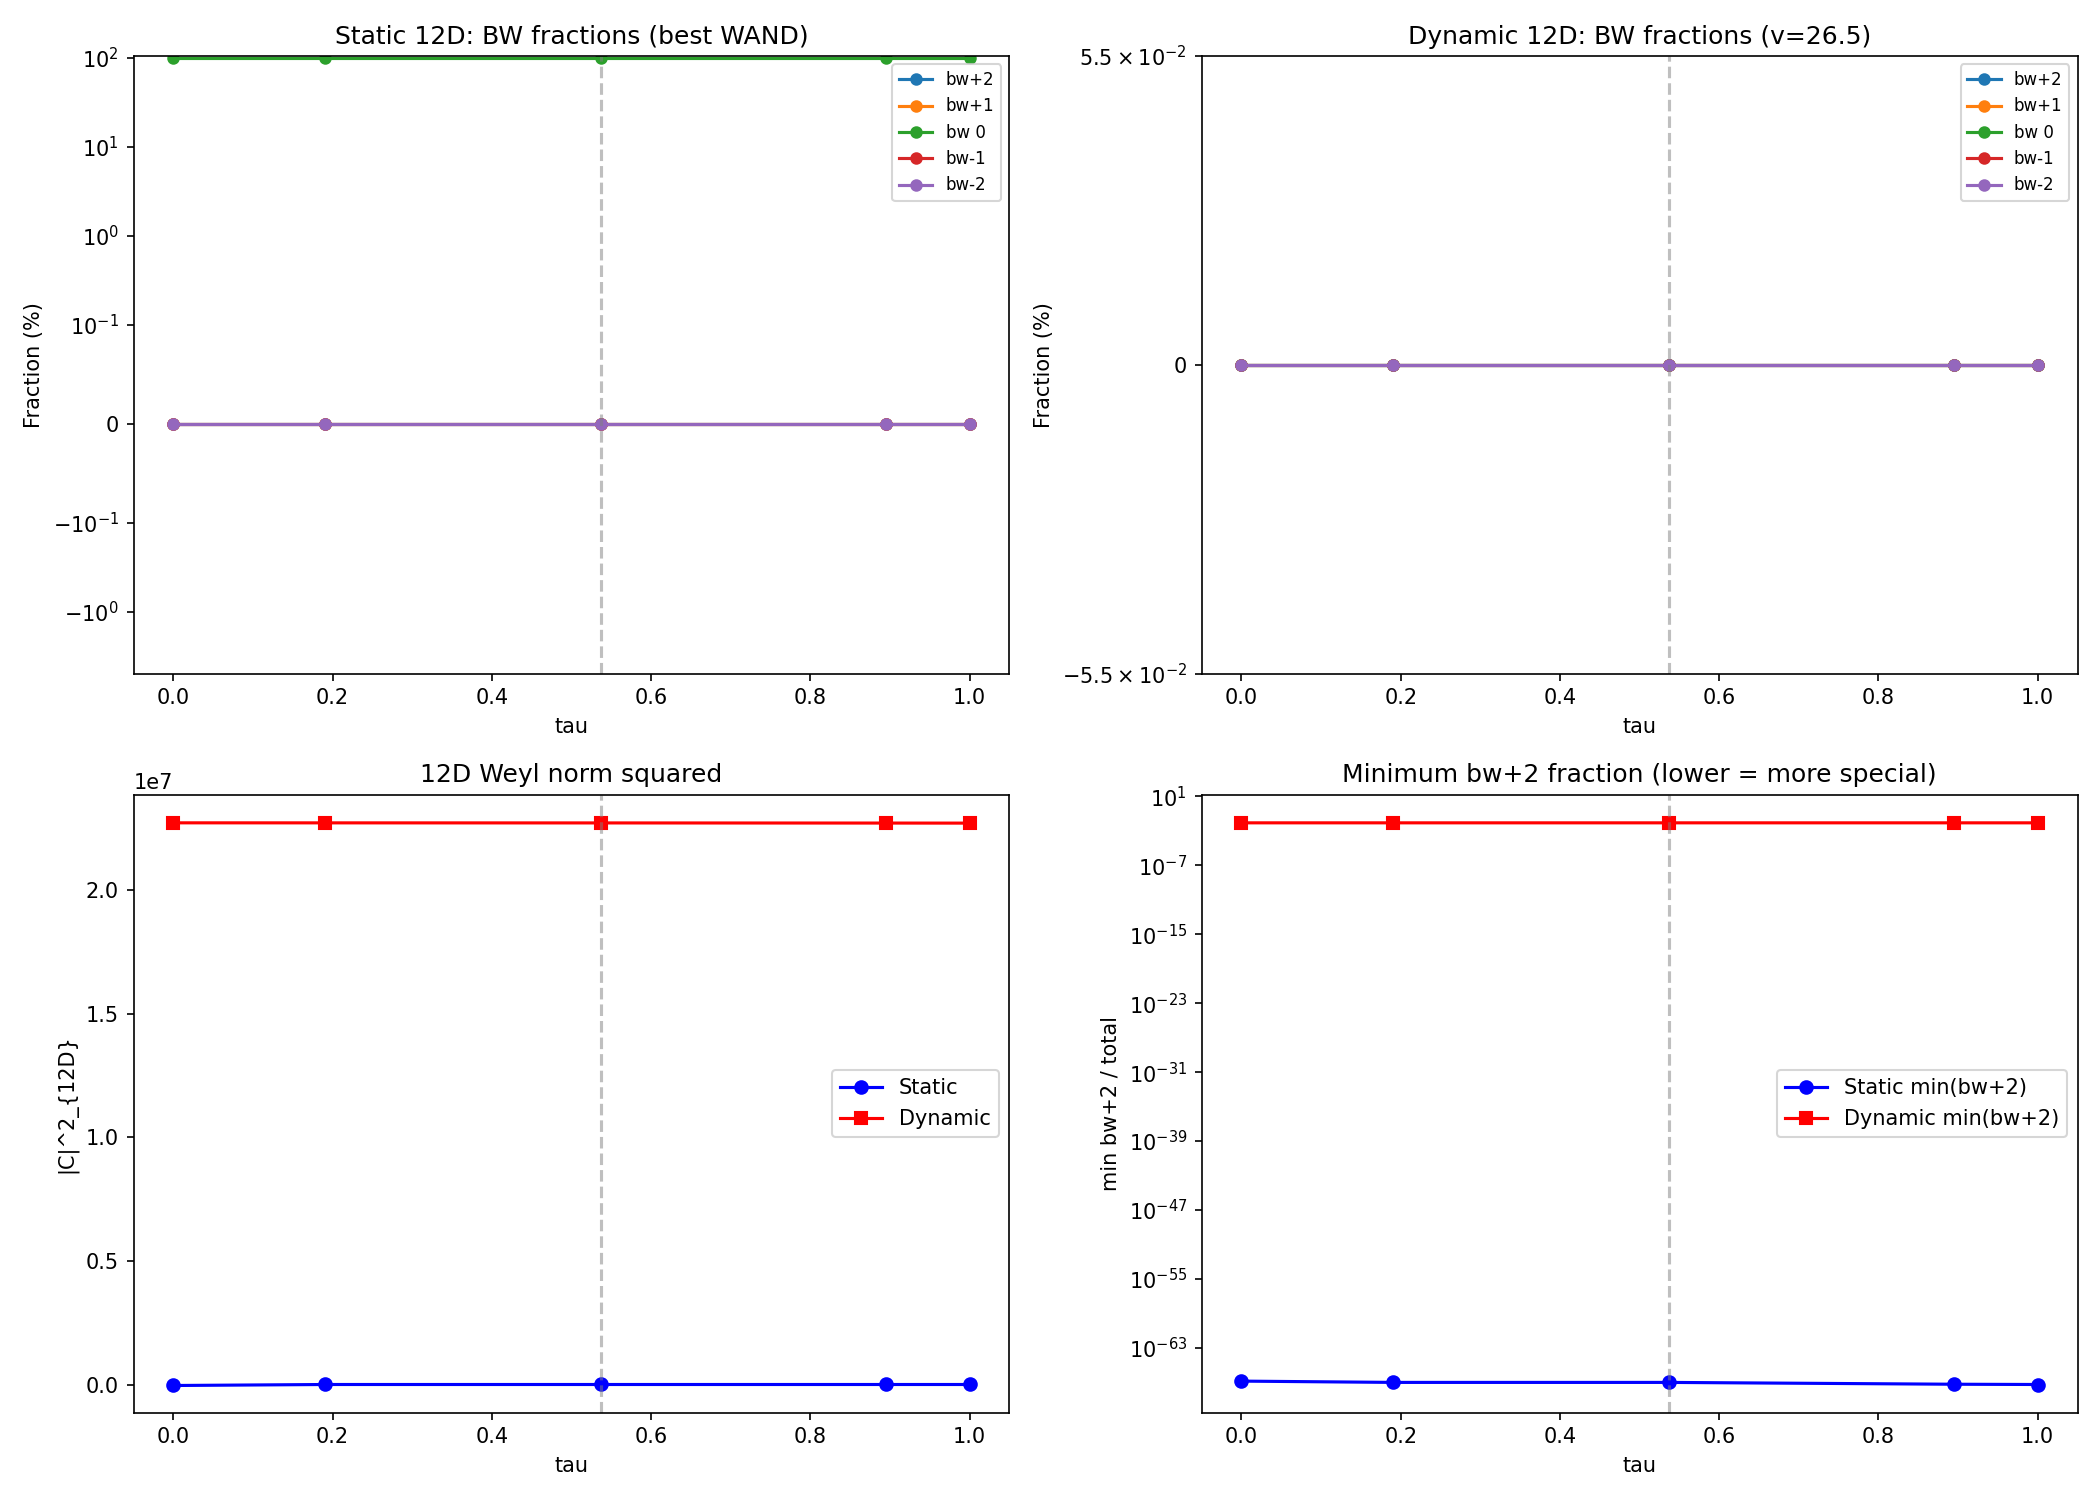

Write Python code to recreate this figure.
#!/usr/bin/env python3
"""
S50 LORENTZIAN-CMPP-50: 12D Lorentzian CMPP Classification
============================================================

Context (S49 CMPP-TRANSITION-49):
  The 8D Riemannian CMPP classification on (SU(3), g_Jensen) is locked at
  Type II for all tau in [0, 1.0]. Root cause: complexified null frames in
  Riemannian signature always produce residual bw+/-1 components.
  SP's priority: test whether LORENTZIAN 12D classification differs.

Physical spacetime:
  ds^2 = -dt^2 + dx_1^2 + dx_2^2 + dx_3^2 + g_{ab}(tau) dy^a dy^b
  Signature: (-,+^{11})

  Case (a) STATIC: tau = const -> block-diagonal Riemann
  Case (b) DYNAMIC: tau(t) = v_terminal * t -> extrinsic curvature cross terms

CMPP in Lorentzian:
  REAL null vectors exist. No complexification needed.
  This is the physically correct classification.

Gate: LORENTZIAN-CMPP-50
  PASS: CMPP type changes at or near tau = 0.537
  FAIL: CMPP type constant across all tau
  INFO: Type change at other tau, or Lorentzian differs from Riemannian

Author: schwarzschild-penrose-geometer (Session 50)
Date: 2026-03-20
"""

import numpy as np
import matplotlib
matplotlib.use('Agg')
import matplotlib.pyplot as plt
import sys
import os
import time

sys.path.insert(0, os.path.dirname(os.path.abspath(__file__)))
from dirac_spectrum import (
    su3_generators, compute_structure_constants, compute_killing_form,
    jensen_metric, orthonormal_frame, frame_structure_constants,
    connection_coefficients, U1_IDX, SU2_IDX, C2_IDX,
)
from canonical_constants import tau_fold, G_DeWitt, PI, v_terminal

t_start = time.time()

DIM_INT = 8  # (local)
DIM_EXT = 4  # (local)
DIM_TOTAL = 12  # (local)
N_PAIRS_12 = DIM_TOTAL * (DIM_TOTAL - 1) // 2  # 66

# 12D index mapping: 0=t, 1-3=spatial, 4-11=internal
SU2_12 = [4 + i for i in SU2_IDX]
C2_12 = [4 + i for i in C2_IDX]
U1_12 = [4 + i for i in U1_IDX]


# =============================================================================
# SECTION 1: 8D Internal Curvature
# =============================================================================

def compute_riemann_ON(ft, Gamma, n=DIM_INT):
    """Riemann tensor R[a,b,c,f] in ON frame. Vectorized where possible."""
    R = np.zeros((n, n, n, n))
    for a in range(n):
        for b in range(n):
            for c in range(n):
                for f in range(n):
                    val = 0.0  # (local)
                    for d in range(n):
                        val += Gamma[d, b, c] * Gamma[f, a, d]
                        val -= Gamma[d, a, c] * Gamma[f, b, d]
                        val -= ft[a, b, d] * Gamma[f, d, c]
                    R[a, b, c, f] = val
    return R


def compute_8d_geometry(tau, gens, f_abc, B_ab):
    """Full 8D geometry at given tau."""
    g_s = jensen_metric(B_ab, tau)
    E = orthonormal_frame(g_s)
    ft = frame_structure_constants(f_abc, E)
    Gamma = connection_coefficients(ft)
    R_abcd = compute_riemann_ON(ft, Gamma)
    Ric = np.einsum('abca->bc', R_abcd)
    Ric = 0.5 * (Ric + Ric.T)
    R_scalar = float(np.trace(Ric))
    Ric_sq = float(np.sum(Ric**2))
    K_full = float(np.sum(R_abcd**2))
    return {'R_abcd': R_abcd, 'Ric': Ric, 'R_scalar': R_scalar,
            'Ric_sq': Ric_sq, 'K': K_full, 'g_s': g_s}


# =============================================================================
# SECTION 2: 12D Riemann and Weyl (VECTORIZED)
# =============================================================================

def build_12d_riemann_static(R8):
    """Static product M^{3,1} x K^8. Only internal block nonzero."""
    R12 = np.zeros((DIM_TOTAL, DIM_TOTAL, DIM_TOTAL, DIM_TOTAL))
    R12[4:12, 4:12, 4:12, 4:12] = R8
    return R12


def build_12d_riemann_dynamic(R8, tau_dot):
    """Dynamic case with extrinsic curvature."""
    R12 = np.zeros((DIM_TOTAL, DIM_TOTAL, DIM_TOTAL, DIM_TOTAL))

    lam = np.zeros(DIM_INT)
    lam[SU2_IDX] = -2.0
    lam[C2_IDX] = +1.0
    lam[U1_IDX] = +2.0
    K_diag = -(tau_dot / 2.0) * lam

    # Internal block: Gauss equation (vectorized for diagonal K)
    # K_{ac}K_{bd} - K_{ad}K_{bc}: nonzero only when both pairs are diagonal
    # K_{ac}K_{bd} = K_a * K_b * delta_{ac} * delta_{bd}
    # So the correction is K_a*K_b*(delta_{ac}*delta_{bd} - delta_{ad}*delta_{bc})
    R12[4:12, 4:12, 4:12, 4:12] = R8.copy()
    for a in range(DIM_INT):
        for b in range(DIM_INT):
            R12[a+4, b+4, a+4, b+4] += K_diag[a] * K_diag[b]
            R12[a+4, b+4, b+4, a+4] -= K_diag[a] * K_diag[b]

    # Time-internal: R_{0,a,0,a} = K_a^2 (Ricci equation, tau_ddot~0)
    for a in range(DIM_INT):
        val = K_diag[a]**2
        R12[0, a+4, 0, a+4] = val
        R12[a+4, 0, a+4, 0] = val
        R12[0, a+4, a+4, 0] = -val
        R12[a+4, 0, 0, a+4] = -val

    return R12, K_diag


def compute_12d_weyl(R12):
    """12D Weyl tensor. VECTORIZED — no Python quadruple loop."""
    n = DIM_TOTAL
    eta = np.diag(np.array([-1.0] + [1.0] * (n - 1)))

    # Ricci: R_{AC} = eta^{BB} R_{ABCB}
    eta_diag = np.diag(eta)  # shape (12,)
    # R_{ABCB} summed over B with eta^{BB} weight
    Ric12 = np.einsum('B,ABCB->AC', eta_diag, R12)
    Ric12 = 0.5 * (Ric12 + Ric12.T)

    R_scalar = float(np.einsum('A,AA->', eta_diag, Ric12))

    # Weyl tensor (vectorized):
    # C_{ABCD} = R_{ABCD}
    #   - (1/(n-2)) [eta_{AC} Ric_{BD} - eta_{AD} Ric_{BC} - eta_{BC} Ric_{AD} + eta_{BD} Ric_{AC}]
    #   + (R/((n-1)(n-2))) [eta_{AC} eta_{BD} - eta_{AD} eta_{BC}]

    # Build the Schouten subtraction terms using outer products
    # Term: eta_{AC} Ric_{BD} -> eta[:, None, :, None] * Ric[None, :, None, :]
    # Use broadcasting: build (n,n,n,n) tensors from (n,n) pieces
    eR1 = np.einsum('AC,BD->ABCD', eta, Ric12)  # eta_{AC} Ric_{BD}
    eR2 = np.einsum('AD,BC->ABCD', eta, Ric12)  # eta_{AD} Ric_{BC}
    eR3 = np.einsum('BC,AD->ABCD', eta, Ric12)  # eta_{BC} Ric_{AD}
    eR4 = np.einsum('BD,AC->ABCD', eta, Ric12)  # eta_{BD} Ric_{AC}

    ricci_term = (1.0 / (n - 2)) * (eR1 - eR2 - eR3 + eR4)

    ee1 = np.einsum('AC,BD->ABCD', eta, eta)
    ee2 = np.einsum('AD,BC->ABCD', eta, eta)
    scalar_term = (R_scalar / ((n - 1) * (n - 2))) * (ee1 - ee2)

    C12 = R12 - ricci_term + scalar_term

    # Trace check: C^B_{ABC} = 0
    trace_check = float(np.max(np.abs(np.einsum('B,ABCB->AC', eta_diag, C12))))

    # Weyl norm: C_{ABCD} C^{ABCD} with metric raising
    sign_tensor = np.einsum('A,B,C,D->ABCD', eta_diag, eta_diag, eta_diag, eta_diag)
    C_sq = float(np.sum(sign_tensor * C12 * C12))

    return C12, Ric12, R_scalar, C_sq, trace_check


# =============================================================================
# SECTION 3: Lorentzian Null Frame Construction and BW Decomposition
# =============================================================================

def construct_null_frame(n_spatial):
    """
    Build real null frame from a unit spatial direction n_spatial (11D unit vector).

    l = (e_0 + n) / sqrt(2),  k = (e_0 - n) / sqrt(2)
    l.k = -1, l.l = k.k = 0

    Transverse: 10 spacelike ON vectors orthogonal to n (and thus to l,k).

    n_spatial: 12D vector with n_spatial[0] = 0, |n_spatial[1:]| = 1
    """
    n = DIM_TOTAL
    e0 = np.zeros(n); e0[0] = 1.0
    l_vec = (e0 + n_spatial) / np.sqrt(2)
    k_vec = (e0 - n_spatial) / np.sqrt(2)

    # Transverse space: orthogonal complement of n_spatial in the spacelike sector
    # Start with standard basis e_1, ..., e_{11}, remove component along n_spatial
    n_spat = n_spatial[1:]  # 11D spatial part

    # Gram-Schmidt in the 11D spatial subspace orthogonal to n_spat
    basis_spatial = np.eye(11)
    ortho = []
    for v in basis_spatial:
        w = v - np.dot(v, n_spat) * n_spat
        for u in ortho:
            w -= np.dot(w, u) * u
        norm = np.linalg.norm(w)
        if norm > 1e-12:
            ortho.append(w / norm)
        if len(ortho) == 10:
            break

    # Embed back into 12D: m_i has zero time component
    m_vecs = []
    for v in ortho:
        m = np.zeros(n)
        m[1:] = v
        m_vecs.append(m)

    return l_vec, k_vec, m_vecs


def cmpp_decomposition(C12, l_vec, k_vec, m_vecs):
    """
    Boost-weight decomposition of 12D Weyl tensor in Lorentzian null frame.

    All quantities are REAL (no complexification).

    bw+2: C(l, m_i, l, m_j) = l^A m_i^B l^C m_j^D C_{ABCD}
    bw+1: C(l, k, l, m_i) and C(l, m_j, m_k, m_i)
    bw 0: C(l, m_i, k, m_j) and C(m_i, m_j, m_k, m_l) and C(l, k, l, k)
    bw-1: C(k, l, k, m_i) and C(k, m_j, m_k, m_i)
    bw-2: C(k, m_i, k, m_j)
    """
    n = DIM_TOTAL
    n_t = len(m_vecs)  # 10

    # Build frame matrix F[frame_idx, spacetime_idx]
    F = np.zeros((n, n))
    F[0] = l_vec
    F[1] = k_vec
    for i in range(n_t):
        F[i + 2] = m_vecs[i]

    # Transform Weyl to null frame: C'_{abcd} = F_a^A F_b^B F_c^C F_d^D C_{ABCD}
    # Use two-step einsum for efficiency
    C_step1 = np.einsum('aA,ABCD->aBCD', F, C12)
    C_step2 = np.einsum('bB,aBCD->abCD', F, C_step1)
    C_step3 = np.einsum('cC,abCD->abcD', F, C_step2)
    C_null = np.einsum('dD,abcD->abcd', F, C_step3)

    # Boost weight of each frame index
    def bw(idx):
        if idx == 0: return +1
        if idx == 1: return -1
        return 0

    # Accumulate ||C||^2 by boost weight
    bw_norms = {bw_val: 0.0 for bw_val in range(-4, 5)}
    for a in range(n):
        bwa = bw(a)
        for b in range(n):
            bwab = bwa + bw(b)
            for c in range(n):
                bwabc = bwab + bw(c)
                for d in range(n):
                    bw_total = bwabc + bw(d)
                    bw_norms[bw_total] = bw_norms.get(bw_total, 0.0) + C_null[a, b, c, d]**2

    bw_phys = {w: bw_norms.get(w, 0.0) for w in [-2, -1, 0, +1, +2]}
    total = sum(bw_phys.values())

    # Extract bw+2 matrix: Phi_{ij} = C(l, m_i, l, m_j) = C_null[0, i+2, 0, j+2]
    Phi_p2 = np.array([[C_null[0, i+2, 0, j+2] for j in range(n_t)] for i in range(n_t)])

    return {
        'bw_norms': bw_phys, 'bw_all': bw_norms, 'total': total,
        'Phi_p2': Phi_p2, 'C_null': C_null,
    }


def classify_cmpp(decomp, tol=1e-10):
    """Classify CMPP type from Lorentzian BW decomposition."""
    total = decomp['total']
    if total < tol:
        return 'O', {}

    rel_tol = tol * total
    n2 = decomp['bw_norms'][+2]
    n1 = decomp['bw_norms'][+1]
    n0 = decomp['bw_norms'][0]
    nm1 = decomp['bw_norms'][-1]
    nm2 = decomp['bw_norms'][-2]

    details = {f'frac_bw{w:+d}': decomp['bw_norms'][w]/total
               for w in [+2,+1,0,-1,-2]}

    h2p = n2 > rel_tol
    h1p = n1 > rel_tol
    h1m = nm1 > rel_tol
    h2m = nm2 > rel_tol

    if not h2p and not h1p and not h2m and not h1m:
        return ('D' if n0 > rel_tol else 'O'), details
    elif not h2p and not h1p:
        if not h2m and not h1m:
            return 'D', details
        elif not h2m:
            return 'III', details
        return 'II', details
    elif not h2p:
        return 'I', details
    elif n2/total < 0.001:
        details['note'] = f'bw+2={n2/total*100:.4f}%'
        return 'I', details
    return 'G', details


# =============================================================================
# SECTION 4: WAND Search (Optimized)
# =============================================================================

def make_spatial_dir(alpha, n_ext_3, n_int_8):
    """Build 12D unit spatial vector from mixing angle and sector directions."""
    n12 = np.zeros(DIM_TOTAL)
    n12[1:4] = np.sin(alpha) * n_ext_3
    n12[4:12] = np.cos(alpha) * n_int_8
    norm = np.linalg.norm(n12)
    if norm < 1e-15:
        n12[1] = 1.0
        norm = 1.0  # (local)
    return n12 / norm


def scan_wand(C12, n_alpha=15, verbose=False):
    """
    Scan null directions to find the WAND (most algebraically special).
    Uses physically motivated internal directions and a coarse-to-fine strategy.
    """
    type_rank = {'O': 0, 'N': 1, 'III': 2, 'D': 3, 'II': 4, 'I': 5, 'G': 6}
    best_type = 'G'
    best_decomp = None
    best_params = None
    all_types = []
    n_tested = 0

    # Fixed external direction (result independent for flat M^4)
    n_ext = np.array([0.0, 0.0, 1.0])

    # Internal directions to test
    int_dirs = {}
    for i in range(DIM_INT):
        d = np.zeros(DIM_INT); d[i] = 1.0
        int_dirs[f'e{i}'] = d
    # SU(2) diagonal
    d = np.zeros(DIM_INT); d[SU2_IDX] = 1.0/np.sqrt(3)
    int_dirs['su2_diag'] = d
    # C2 diagonal
    d = np.zeros(DIM_INT); d[C2_IDX] = 0.5
    int_dirs['c2_diag'] = d
    # Mixed directions
    for i in SU2_IDX:
        for j in C2_IDX:
            d = np.zeros(DIM_INT); d[i] = 1.0/np.sqrt(2); d[j] = 1.0/np.sqrt(2)
            int_dirs[f'mix_{i}_{j}'] = d
    for i in SU2_IDX:
        d = np.zeros(DIM_INT); d[i] = 1.0/np.sqrt(2); d[U1_IDX[0]] = 1.0/np.sqrt(2)
        int_dirs[f'su2u1_{i}'] = d
    for j in C2_IDX:
        d = np.zeros(DIM_INT); d[j] = 1.0/np.sqrt(2); d[U1_IDX[0]] = 1.0/np.sqrt(2)
        int_dirs[f'c2u1_{j}'] = d
    # All-sector
    d = np.zeros(DIM_INT); d[0]=1; d[3]=1; d[7]=1; d /= np.linalg.norm(d)
    int_dirs['all_diag'] = d

    alpha_vals = np.linspace(0, np.pi/2, n_alpha)

    # Track minimum bw+2 fraction for refinement
    min_bw2_frac = 1.0
    min_bw2_params = None

    for label, n_int in int_dirs.items():
        for alpha in alpha_vals:
            n_spat = make_spatial_dir(alpha, n_ext, n_int)
            try:
                l, k, mvecs = construct_null_frame(n_spat)
                decomp = cmpp_decomposition(C12, l, k, mvecs)
                ctype, details = classify_cmpp(decomp)
                decomp['type'] = ctype
                decomp['details'] = details
                all_types.append(ctype)
                n_tested += 1

                if type_rank.get(ctype, 6) < type_rank.get(best_type, 6):
                    best_type = ctype
                    best_decomp = decomp
                    best_params = {'alpha': alpha, 'label': label, 'n_int': n_int.copy()}

                # Track bw+2 minimum
                bw2_frac = decomp['bw_norms'][+2] / decomp['total'] if decomp['total'] > 0 else 1.0
                if bw2_frac < min_bw2_frac:
                    min_bw2_frac = bw2_frac
                    min_bw2_params = {'alpha': alpha, 'n_int': n_int.copy(), 'label': label}

            except Exception:
                pass

    # Refinement around the best bw+2 minimum (gradient-free golden section)
    if min_bw2_params is not None and min_bw2_frac > 1e-14:
        best_n_int = min_bw2_params['n_int']
        best_alpha = min_bw2_params['alpha']

        def objective(alpha_val, n_int_val):
            nn = np.linalg.norm(n_int_val)
            if nn < 1e-15: return 1.0
            n_spat = make_spatial_dir(alpha_val, n_ext, n_int_val / nn)
            try:
                l, k, mvecs = construct_null_frame(n_spat)
                decomp = cmpp_decomposition(C12, l, k, mvecs)
                return decomp['bw_norms'][+2] / decomp['total'] if decomp['total'] > 0 else 1.0
            except Exception:
                return 1.0

        # Refine alpha
        for da in np.linspace(-0.15, 0.15, 15):
            a_try = np.clip(best_alpha + da, 0, np.pi/2)
            f = objective(a_try, best_n_int)
            n_tested += 1
            if f < min_bw2_frac:
                min_bw2_frac = f
                best_alpha = a_try

        # Refine internal direction
        for axis in range(DIM_INT):
            for da in np.linspace(-0.2, 0.2, 8):
                n_try = best_n_int.copy()
                n_try[axis] += da
                nn = np.linalg.norm(n_try)
                if nn > 1e-12:
                    f = objective(best_alpha, n_try / nn)
                    n_tested += 1
                    if f < min_bw2_frac:
                        min_bw2_frac = f
                        best_n_int = n_try / nn

        # Final classification at refined minimum
        n_spat = make_spatial_dir(best_alpha, n_ext, best_n_int)
        try:
            l, k, mvecs = construct_null_frame(n_spat)
            decomp = cmpp_decomposition(C12, l, k, mvecs)
            ctype, details = classify_cmpp(decomp)
            decomp['type'] = ctype
            decomp['details'] = details
            if type_rank.get(ctype, 6) < type_rank.get(best_type, 6):
                best_type = ctype
                best_decomp = decomp
                best_params = {'alpha': best_alpha, 'label': min_bw2_params['label'],
                               'n_int': best_n_int, 'bw2_frac_refined': min_bw2_frac}
        except Exception:
            pass

    return best_type, best_decomp, best_params, n_tested, all_types, min_bw2_frac


# =============================================================================
# SECTION 5: Weyl operator on Lambda^2(R^{11,1})
# =============================================================================

def weyl_operator_12d(C12):
    """12D Weyl as operator on 2-forms (66x66 matrix)."""
    n = DIM_TOTAL
    pairs = [(a, b) for a in range(n) for b in range(a+1, n)]
    N = len(pairs)
    C_mat = np.zeros((N, N))
    for I, (a1, b1) in enumerate(pairs):
        for J, (a2, b2) in enumerate(pairs):
            C_mat[I, J] = C12[a1, b1, a2, b2]

    eigvals = np.linalg.eigvals(C_mat)
    eigvals_real = np.sort(np.real(eigvals))
    imag_max = float(np.max(np.abs(np.imag(eigvals))))

    tol = 1e-8 * (np.max(np.abs(eigvals_real)) + 1e-15)  # (local)
    unique = []
    for e in eigvals_real:
        if not unique or abs(e - unique[-1]) > tol:
            unique.append(e)
    mults = [int(np.sum(np.abs(eigvals_real - u) < tol)) for u in unique]

    return {
        'eigvals': eigvals_real, 'n_distinct': len(unique),
        'unique_eigs': unique, 'multiplicities': mults,
        'trace': float(np.trace(C_mat)), 'sym_err': float(np.max(np.abs(C_mat - C_mat.T))),
        'imag_max': imag_max,
    }


# =============================================================================
# SECTION 6: MAIN COMPUTATION
# =============================================================================

print("=" * 80)
print("  S50 LORENTZIAN-CMPP-50: 12D Lorentzian CMPP Classification")
print("=" * 80)

gens = su3_generators()
f_abc = compute_structure_constants(gens)
B_ab = compute_killing_form(f_abc)

tau_values = np.array([0.00, 0.19, 0.537, 0.895, 1.00])

# -----------------------------------------------------------
# CASE (a): STATIC
# -----------------------------------------------------------
print(f"\n{'='*80}")
print(f"  CASE (a): STATIC PRODUCT  M^{{3,1}} x (SU(3), g_tau)")
print(f"{'='*80}")
print(f"\n  12D Riemann block-diagonal. 12D Weyl = internal Weyl + Schouten(n=12).\n")

results_static = {}

print(f"{'tau':>8s}  {'CMPP':>6s}  {'bw+2%':>9s}  {'bw+1%':>9s}  {'bw0%':>9s}  "
      f"{'bw-1%':>9s}  {'bw-2%':>9s}  {'|C|^2':>12s}  {'n_dir':>6s}  {'time':>6s}")
print("-" * 98)

for tau in tau_values:
    t0 = time.time()

    geom8 = compute_8d_geometry(tau, gens, f_abc, B_ab)
    R12 = build_12d_riemann_static(geom8['R_abcd'])
    C12, Ric12, R12_scal, C12_sq, tr_err = compute_12d_weyl(R12)
    cmpp_type, best_decomp, best_params, n_tested, all_types, min_bw2 = scan_wand(C12)
    weyl_op = weyl_operator_12d(C12)

    dt = time.time() - t0

    results_static[tau] = {
        'geom8': geom8, 'R12_scalar': R12_scal, 'C12_sq': C12_sq,
        'trace_err': tr_err, 'cmpp_type': cmpp_type,
        'best_decomp': best_decomp, 'best_params': best_params,
        'n_tested': n_tested, 'weyl_op': weyl_op,
        'all_types': all_types, 'min_bw2_frac': min_bw2, 'time': dt,
    }

    if best_decomp is not None:
        bw = best_decomp['bw_norms']
        tot = best_decomp['total']
        fracs = {k: v/tot*100 for k,v in bw.items()} if tot > 0 else {k:0 for k in bw}
        print(f"{tau:8.4f}  {cmpp_type:>6s}  {fracs[+2]:9.4f}  {fracs[+1]:9.4f}  "
              f"{fracs[0]:9.4f}  {fracs[-1]:9.4f}  {fracs[-2]:9.4f}  "
              f"{C12_sq:12.6f}  {n_tested:6d}  {dt:5.1f}s")


# -----------------------------------------------------------
# DETAILED ANALYSIS (static)
# -----------------------------------------------------------
print(f"\n\n{'='*80}")
print(f"  DETAILED STATIC ANALYSIS")
print(f"{'='*80}")

for tau in tau_values:
    r = results_static[tau]
    wo = r['weyl_op']
    print(f"\n--- tau = {tau:.4f} ---")
    print(f"  12D CMPP: {r['cmpp_type']},  min bw+2 frac = {r['min_bw2_frac']:.6e}")
    print(f"  12D |C|^2 = {r['C12_sq']:.10f},  R_{12} = {r['R12_scalar']:.10f}")
    print(f"  Weyl trace-free check: {r['trace_err']:.2e}")
    print(f"  8D K = {r['geom8']['K']:.10f},  8D |Ric|^2 = {r['geom8']['Ric_sq']:.10f}")
    print(f"  Weyl operator: {wo['n_distinct']} distinct eigs (of 66), "
          f"trace={wo['trace']:.2e}, sym={wo['sym_err']:.2e}, imag={wo['imag_max']:.2e}")
    print(f"  Eigenvalue-multiplicity pairs (top 10):")
    for ue, m in list(zip(wo['unique_eigs'], wo['multiplicities']))[:10]:
        print(f"    lambda = {ue:+.8f}, mult = {m}")
    if len(wo['unique_eigs']) > 10:
        print(f"    ... ({len(wo['unique_eigs'])} total)")

    if r['best_params'] is not None:
        bp = r['best_params']
        print(f"  Best null direction: alpha = {bp['alpha']:.4f} ({np.degrees(bp['alpha']):.1f} deg)")
        print(f"    Internal label: {bp['label']}")
        if 'n_int' in bp:
            ni = bp['n_int']
            su2c = np.linalg.norm(ni[SU2_IDX])
            c2c = np.linalg.norm(ni[C2_IDX])
            u1c = np.linalg.norm(ni[U1_IDX])
            print(f"    |n|_SU2={su2c:.4f}, |n|_C2={c2c:.4f}, |n|_U1={u1c:.4f}")

    if r['best_decomp'] is not None:
        bw = r['best_decomp']['bw_norms']
        tot = r['best_decomp']['total']
        print(f"  BW decomposition (best WAND):")
        for w in [+2, +1, 0, -1, -2]:
            frac = bw[w]/tot*100 if tot > 0 else 0
            print(f"    bw={w:+d}: {bw[w]:.6e} ({frac:.4f}%)")

    # Type distribution
    tc = {}
    for t in r['all_types']:
        tc[t] = tc.get(t, 0) + 1
    print(f"  Type distribution ({r['n_tested']} directions):")
    for t, c in sorted(tc.items()):
        print(f"    {t}: {c} ({c/r['n_tested']*100:.1f}%)")


# -----------------------------------------------------------
# CASE (b): DYNAMIC
# -----------------------------------------------------------
print(f"\n\n{'='*80}")
print(f"  CASE (b): DYNAMIC  tau_dot = {v_terminal:.4f}")
print(f"{'='*80}")

results_dynamic = {}

print(f"\n{'tau':>8s}  {'CMPP':>6s}  {'bw+2%':>9s}  {'bw+1%':>9s}  {'bw0%':>9s}  "
      f"{'bw-1%':>9s}  {'bw-2%':>9s}  {'|C|^2':>12s}  {'time':>6s}")
print("-" * 90)

for tau in tau_values:
    t0 = time.time()

    geom8 = compute_8d_geometry(tau, gens, f_abc, B_ab)
    R12_dyn, K_diag = build_12d_riemann_dynamic(geom8['R_abcd'], v_terminal)
    C12_dyn, Ric12_dyn, R12s_dyn, C12sq_dyn, tr_err_dyn = compute_12d_weyl(R12_dyn)
    cmpp_type, best_decomp, best_params, n_tested, all_types, min_bw2 = scan_wand(C12_dyn)
    weyl_op = weyl_operator_12d(C12_dyn)

    dt = time.time() - t0

    results_dynamic[tau] = {
        'geom8': geom8, 'K_diag': K_diag,
        'R12_scalar': R12s_dyn, 'C12_sq': C12sq_dyn,
        'cmpp_type': cmpp_type, 'best_decomp': best_decomp,
        'best_params': best_params, 'n_tested': n_tested,
        'weyl_op': weyl_op, 'all_types': all_types,
        'min_bw2_frac': min_bw2, 'time': dt,
    }

    if best_decomp is not None:
        bw = best_decomp['bw_norms']
        tot = best_decomp['total']
        fracs = {k: v/tot*100 for k,v in bw.items()} if tot > 0 else {k:0 for k in bw}
        print(f"{tau:8.4f}  {cmpp_type:>6s}  {fracs[+2]:9.4f}  {fracs[+1]:9.4f}  "
              f"{fracs[0]:9.4f}  {fracs[-1]:9.4f}  {fracs[-2]:9.4f}  "
              f"{C12sq_dyn:12.6f}  {dt:5.1f}s")


# Dynamic details
print(f"\n--- Dynamic case details ---")
for tau in tau_values:
    r = results_dynamic[tau]
    print(f"\n  tau={tau:.4f}: CMPP={r['cmpp_type']}, |C|^2={r['C12_sq']:.6f}, "
          f"min_bw2={r['min_bw2_frac']:.6e}")
    print(f"    K_diag = {r['K_diag']}")
    print(f"    |K|^2 = {np.sum(r['K_diag']**2):.6f}")
    wo = r['weyl_op']
    print(f"    Weyl op: {wo['n_distinct']} distinct eigs, "
          f"trace={wo['trace']:.2e}, sym={wo['sym_err']:.2e}")


# -----------------------------------------------------------
# COMPARISON: 8D Riemannian vs 12D Lorentzian
# -----------------------------------------------------------
print(f"\n\n{'='*80}")
print(f"  COMPARISON: 8D RIEMANNIAN (S49) vs 12D LORENTZIAN (S50)")
print(f"{'='*80}")

s49_path = os.path.join(os.path.dirname(os.path.abspath(__file__)), 's49_cmpp_transition.npz')
if os.path.exists(s49_path):
    s49 = np.load(s49_path, allow_pickle=True)
    s49_taus = s49['tau_values']
    s49_types = s49['cmpp_types']
    s49_bw = s49['bw_fracs']

    print(f"\n  {'tau':>8s}  {'8D_Riem':>8s}  {'8D_bw1%':>9s}  "
          f"{'12D_Lor_S':>10s}  {'12D_bw1%':>9s}  {'12D_bw2%':>9s}  "
          f"{'12D_Lor_D':>10s}  {'CHANGE?':>8s}")
    print("-" * 90)

    for tau in tau_values:
        idx49 = np.argmin(np.abs(s49_taus - tau))
        rtype = str(s49_types[idx49]) if abs(s49_taus[idx49] - tau) < 0.01 else 'N/A'
        rbw1 = s49_bw[idx49, 1]*100 if rtype != 'N/A' else float('nan')

        sr = results_static[tau]
        dr = results_dynamic[tau]
        st = sr['cmpp_type']
        dt_type = dr['cmpp_type']

        if sr['best_decomp'] is not None:
            sbw = sr['best_decomp']['bw_norms']
            stot = sr['best_decomp']['total']
            sbw1 = sbw[+1]/stot*100 if stot > 0 else 0
            sbw2 = sbw[+2]/stot*100 if stot > 0 else 0
        else:
            sbw1, sbw2 = 0, 0

        changed = "YES" if st != rtype and rtype != 'N/A' else "NO"
        print(f"  {tau:8.4f}  {rtype:>8s}  {rbw1:9.4f}  "
              f"{st:>10s}  {sbw1:9.4f}  {sbw2:9.4f}  "
              f"{dt_type:>10s}  {changed:>8s}")
else:
    print("  S49 data not found.")


# -----------------------------------------------------------
# GATE VERDICT
# -----------------------------------------------------------
print(f"\n\n{'='*80}")
print(f"  GATE VERDICT: LORENTZIAN-CMPP-50")
print(f"{'='*80}")

static_types = [results_static[t]['cmpp_type'] for t in tau_values]
dynamic_types = [results_dynamic[t]['cmpp_type'] for t in tau_values]

# Detect changes
def find_changes(types_list):
    changes = []
    for i in range(1, len(tau_values)):
        if types_list[i] != types_list[i-1]:
            changes.append((tau_values[i-1], tau_values[i], types_list[i-1], types_list[i]))
    return changes

sc = find_changes(static_types)
dc = find_changes(dynamic_types)

def near_537(changes, tol):
    return any(abs(a - 0.537) < tol or abs(b - 0.537) < tol for a, b, _, _ in changes)

lorentzian_differs = any(st != 'II' for st in static_types)

if near_537(sc, 0.01) or near_537(dc, 0.01):
    verdict = "PASS"
    reason = "CMPP type changes at tau = 0.537"
elif near_537(sc, 0.1) or near_537(dc, 0.1):
    verdict = "INFO"
    reason = "CMPP type changes near tau = 0.537"
elif sc or dc:
    verdict = "INFO"
    parts = [f"static:{a:.3f}-{b:.3f} {t1}->{t2}" for a,b,t1,t2 in sc]
    parts += [f"dynamic:{a:.3f}-{b:.3f} {t1}->{t2}" for a,b,t1,t2 in dc]
    reason = "Type changes elsewhere: " + "; ".join(parts)
elif lorentzian_differs:
    verdict = "INFO"
    reason = "Lorentzian 12D type differs from Riemannian 8D but constant across tau"
else:
    verdict = "FAIL"
    reason = f"Constant type across all tau (static={static_types[0]}, dynamic={dynamic_types[0]})"

print(f"\n  Static:  {list(zip([f'{t:.3f}' for t in tau_values], static_types))}")
print(f"  Dynamic: {list(zip([f'{t:.3f}' for t in tau_values], dynamic_types))}")
print(f"  Static changes: {len(sc)} {sc}")
print(f"  Dynamic changes: {len(dc)} {dc}")
print(f"  Lorentzian differs from Riemannian: {lorentzian_differs}")

# Additional: track min bw+2 across tau
print(f"\n  Min bw+2 fraction across tau (static):")
for tau in tau_values:
    print(f"    tau={tau:.4f}: min_bw+2 = {results_static[tau]['min_bw2_frac']:.6e}")
print(f"  Min bw+2 fraction across tau (dynamic):")
for tau in tau_values:
    print(f"    tau={tau:.4f}: min_bw+2 = {results_dynamic[tau]['min_bw2_frac']:.6e}")

print(f"\n  VERDICT: {verdict}")
print(f"  REASON: {reason}")


# -----------------------------------------------------------
# SAVE DATA
# -----------------------------------------------------------
tau_arr = np.array(tau_values)

bw_s = np.zeros((len(tau_values), 5))
bw_d = np.zeros((len(tau_values), 5))
for i, tau in enumerate(tau_values):
    for case, bw_arr in [(results_static, bw_s), (results_dynamic, bw_d)]:
        bd = case[tau]['best_decomp']
        if bd is not None and bd['total'] > 0:
            for j, w in enumerate([+2,+1,0,-1,-2]):
                bw_arr[i, j] = bd['bw_norms'][w] / bd['total']

out_path = os.path.join(os.path.dirname(os.path.abspath(__file__)), 's50_lorentzian_cmpp.npz')
np.savez_compressed(out_path,
    tau_values=tau_arr,
    static_cmpp_types=np.array(static_types),
    dynamic_cmpp_types=np.array(dynamic_types),
    bw_fracs_static=bw_s,
    bw_fracs_dynamic=bw_d,
    C12_sq_static=np.array([results_static[t]['C12_sq'] for t in tau_values]),
    C12_sq_dynamic=np.array([results_dynamic[t]['C12_sq'] for t in tau_values]),
    n_distinct_static=np.array([results_static[t]['weyl_op']['n_distinct'] for t in tau_values]),
    n_distinct_dynamic=np.array([results_dynamic[t]['weyl_op']['n_distinct'] for t in tau_values]),
    min_bw2_static=np.array([results_static[t]['min_bw2_frac'] for t in tau_values]),
    min_bw2_dynamic=np.array([results_dynamic[t]['min_bw2_frac'] for t in tau_values]),
    verdict=np.array([verdict]),
    reason=np.array([reason]),
)
print(f"\n  Data saved: {out_path}")

# -----------------------------------------------------------
# PLOT
# -----------------------------------------------------------
fig, axes = plt.subplots(2, 2, figsize=(14, 10))

bw_labels = ['bw+2', 'bw+1', 'bw 0', 'bw-1', 'bw-2']
for j, lab in enumerate(bw_labels):
    axes[0,0].plot(tau_arr, bw_s[:, j]*100, 'o-', label=lab, ms=5)
axes[0,0].set_xlabel('tau'); axes[0,0].set_ylabel('Fraction (%)')
axes[0,0].set_title('Static 12D: BW fractions (best WAND)')
axes[0,0].legend(fontsize=8)
axes[0,0].axvline(0.537, color='gray', ls='--', alpha=0.5)
axes[0,0].set_yscale('symlog', linthresh=0.1)

for j, lab in enumerate(bw_labels):
    axes[0,1].plot(tau_arr, bw_d[:, j]*100, 'o-', label=lab, ms=5)
axes[0,1].set_xlabel('tau'); axes[0,1].set_ylabel('Fraction (%)')
axes[0,1].set_title(f'Dynamic 12D: BW fractions (v={v_terminal:.1f})')
axes[0,1].legend(fontsize=8)
axes[0,1].axvline(0.537, color='gray', ls='--', alpha=0.5)
axes[0,1].set_yscale('symlog', linthresh=0.1)

C_s = np.array([results_static[t]['C12_sq'] for t in tau_values])
C_d = np.array([results_dynamic[t]['C12_sq'] for t in tau_values])
axes[1,0].plot(tau_arr, C_s, 'bo-', label='Static')
axes[1,0].plot(tau_arr, C_d, 'rs-', label='Dynamic')
axes[1,0].set_xlabel('tau'); axes[1,0].set_ylabel('|C|^2_{12D}')
axes[1,0].set_title('12D Weyl norm squared')
axes[1,0].legend()
axes[1,0].axvline(0.537, color='gray', ls='--', alpha=0.5)

mbw2_s = np.array([results_static[t]['min_bw2_frac'] for t in tau_values])
mbw2_d = np.array([results_dynamic[t]['min_bw2_frac'] for t in tau_values])
axes[1,1].semilogy(tau_arr, mbw2_s, 'bo-', label='Static min(bw+2)')
axes[1,1].semilogy(tau_arr, mbw2_d, 'rs-', label='Dynamic min(bw+2)')
axes[1,1].set_xlabel('tau'); axes[1,1].set_ylabel('min bw+2 / total')
axes[1,1].set_title('Minimum bw+2 fraction (lower = more special)')
axes[1,1].legend()
axes[1,1].axvline(0.537, color='gray', ls='--', alpha=0.5)

plt.tight_layout()
ppath = os.path.join(os.path.dirname(os.path.abspath(__file__)), 's50_lorentzian_cmpp.png')
plt.savefig(ppath, dpi=150)
print(f"  Plot saved: {ppath}")

t_end = time.time()
print(f"\n  Total runtime: {t_end - t_start:.1f}s")
print(f"\n{'='*80}")
print(f"  COMPUTATION COMPLETE")
print(f"{'='*80}")
